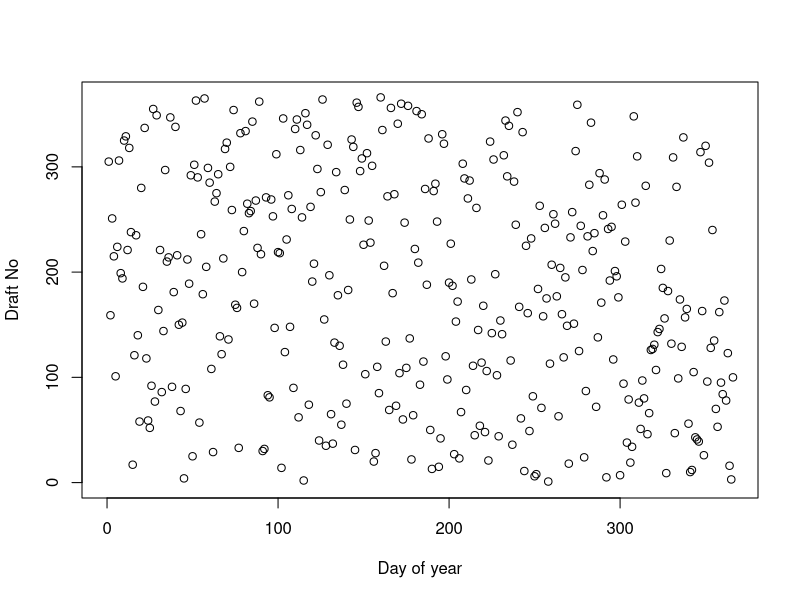
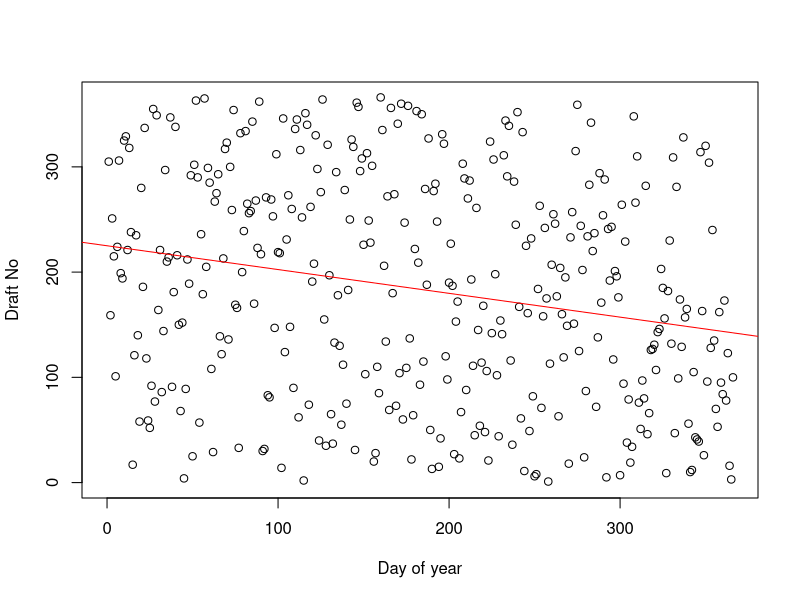
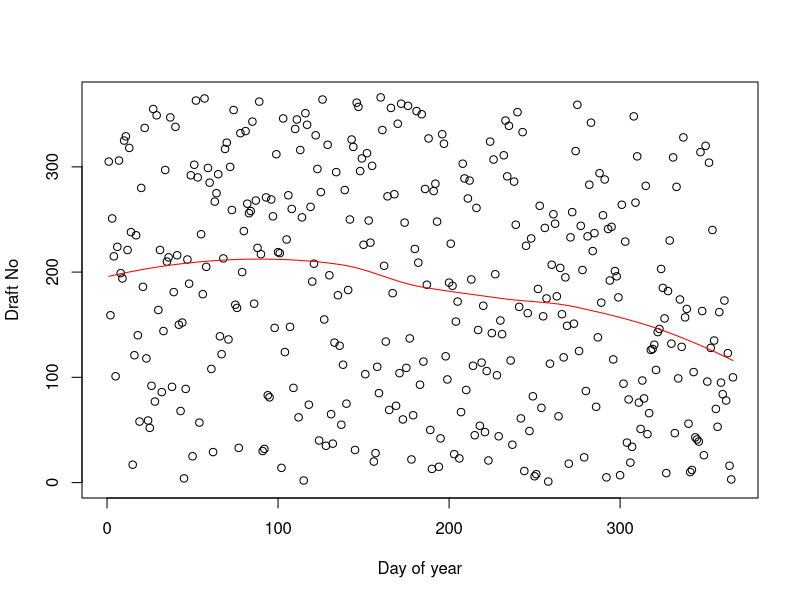
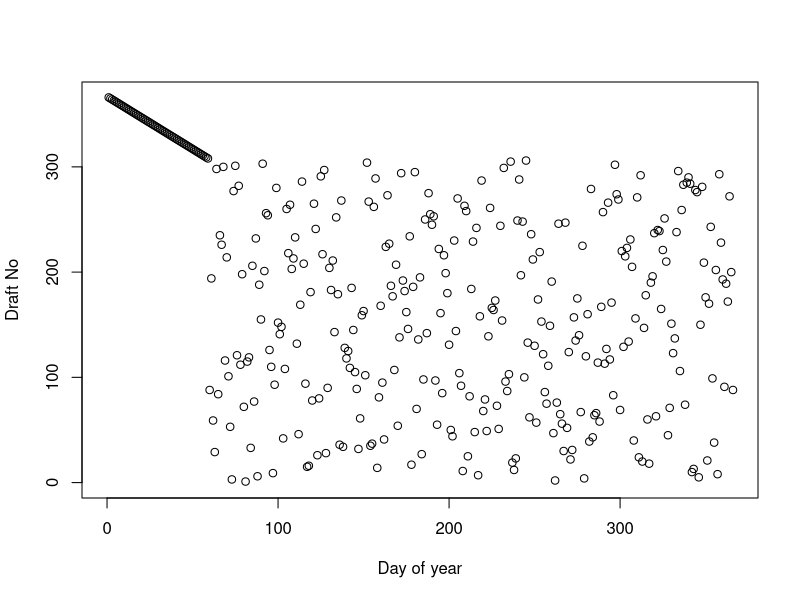
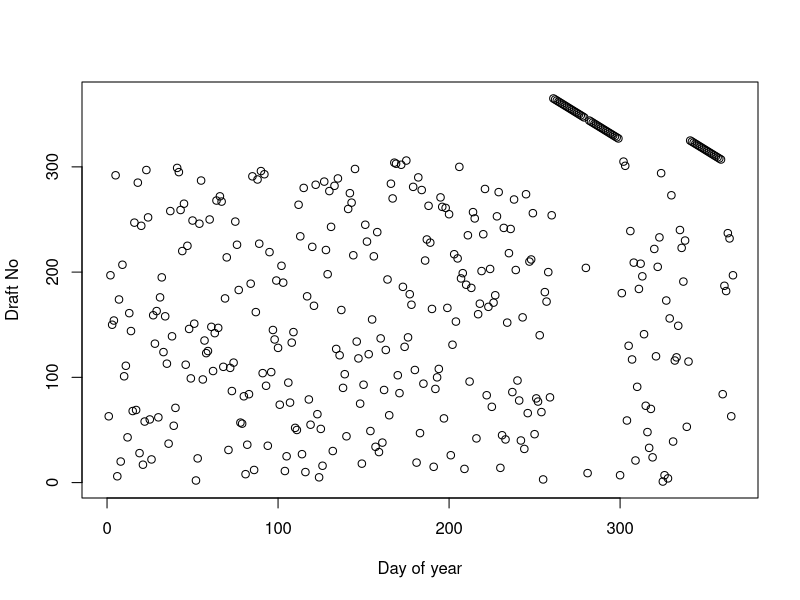

Generate these figures, in order, with R: (Note: a time limit stopped this script after it produced the figures.)
## ---- chunk 1
knitr::opts_chunk$set(echo = FALSE, cache = TRUE)
set.seed(1234)

## ---- chunk 2
#1.1
data=read.csv("lottery.csv", header = TRUE, sep = ";")
#summary(data)
plot(data$Day_of_year, data$Draft_No, xlim = c(0, 366), ylim = c(0, 366), xlab = "Day of year", ylab = "Draft No")
## ---- chunk 3
#1.2
model=lm(Draft_No ~ Day_of_year , data=data)
summary(model)
plot(data$Day_of_year, data$Draft_No, xlim = c(0, 366), ylim = c(0, 366), xlab = "Day of year", ylab = "Draft No")
abline(model, col="red")

model2=loess(Draft_No ~ Day_of_year , data=data)
summary(model2)
plot(data$Day_of_year, data$Draft_No, xlim = c(0, 366), ylim = c(0, 366), xlab = "Day of year", ylab = "Draft No")
lines(data$Day_of_year, model2$fitted, col="red")

## ---- chunk 4
#1.3
S = sum(abs(model2$fitted-mean(data$Draft_No)))
B=2000
S_boot=rep(NA, B)

for (b in 1:B){
  data_boot=data[sample(1:nrow(data), replace = TRUE),]
  model_boot=loess(Draft_No ~ Day_of_year , data=data_boot)
  S_boot[b]=sum(abs(model_boot$fitted-mean(data_boot$Draft_No)))
}
p_value=mean(S_boot>S)
cat("S: ", S, "\n")
cat("p-value: ", p_value, "\n")
## ---- chunk 5
#1.4
#Permutation test:

test_hyp=function(data){
  model=loess(Draft_No ~ Day_of_year , data=data)
  S=sum(abs(model$fitted-mean(data$Draft_No))) #1: T(X) value of statistic from observed data 
  B=2000
  S_boot=rep(NA, B)
  #generate B bootstrap samples without replacement
  for (b in 1:B){
    data_boot = data
    data_boot$Day_of_year = sample(data$Day_of_year, replace = FALSE) #without replacement
    model_boot=loess(Draft_No ~ Day_of_year , data=data_boot) #fitting the model
    #Evaluate test statistic on each permutation
    S_boot[b] = sum(abs(model_boot$fitted-mean(data_boot$Draft_No))) 
    
  }
  p_value=mean(S_boot>=S) #4: Estimate p–value: p^ = #{T(X_gb) >= T(X)}/B
  return(list(S=S, p_value=p_value))
}

test_hyp(data)
## ---- chunk 6
#1.5
#(a)
#i k consecutive dates,


data2 <- data

#Choose k, out of the 366, dates and assign them the end numbers of the lottery (i.e., they are not legible for the draw).
#===================
k <- 60
#===================
k_consecutive_dates <- function(k){
  data2$Draft_No[1:k]=seq(from = 366, to = 366-k+1) #Set the first K values to be the last to draft numbers
  data2$Draft_No[k:366] = sample(1:(366-k), size = 366-k, replace = FALSE) #Randomize the first 366-k values
  return(data2)
}
data2 <- k_consecutive_dates(k)

model2 <- loess(Draft_No ~ Day_of_year , data=data2)
plot(data2$Day_of_year, data2$Draft_No, xlim = c(0, 366), ylim = c(0, 366), xlab = "Day of year", ylab = "Draft No")


#===================================================================================================

#ii. as blocks (randomly scattered) of $\lfloor k/3 \rfloor$  consecutive dates (this is of course for $k >= 3$, and if k is not divisible by 3, then some blocks can be of length $ \lfloor k/3 \rfloor +1$).

data3 <- data

blocks_of_k3 <- function(k, data_to_copy){
  data_copy = data_to_copy
  #Problem: When sampling 3 different starting point for the chunks, we risk to have overlapping chunks
  #Solution: scale down the 0-(366-k/3) range by a factor of k/3, such that a chunk is one unit, then sample 3 points, and scale back up. 
  if (k %% 3 == 0){
    # 3 "short" blocks
    scale_factor <- ceiling(k/3)
    chunk_starts <- sample(0:((366-k/3)/scale_factor), size = 3, replace = FALSE)
    chunk_starts <- chunk_starts*scale_factor
    chunk_starts <- chunk_starts[order(chunk_starts)]
    #Chunk 1 - short
    data_copy$Draft_No[chunk_starts[1]:(chunk_starts[1]+k/3-1)] <- seq(from = 366, to = 366-k/3+1)
    #Chunk 2 - short
    data_copy$Draft_No[chunk_starts[2]:(chunk_starts[2]+k/3-1)] <- seq(from = 366-k/3, to = 366-2*k/3+1)
    #Chunk 3 - short
    data_copy$Draft_No[chunk_starts[3]:(chunk_starts[3]+k/3-1)] <- seq(from = 366-2*k/3, to = 366-3*k/3+1)
  
  }else if (k %% 3 == 1){
    # 1 "long" block and 2 "short" blocks
    scale_factor <- ceiling(k/3)
    chunk_starts <- sample(0:((366-k/3)/scale_factor), size = 3, replace = FALSE)
    chunk_starts <- chunk_starts*scale_factor
    chunk_starts <- chunk_starts[order(chunk_starts)]
    #Chunk 1 - long
    data_copy$Draft_No[chunk_starts[1]:(chunk_starts[1]+k/3)] <- seq(from = 366, to = 366-k/3)
    #Chunk 2 - short
    data_copy$Draft_No[chunk_starts[2]:(chunk_starts[2]+k/3-1)] <- seq(from = 366-k/3, to = 366-2*k/3+1)
    #Chunk 3 - short
    data_copy$Draft_No[chunk_starts[3]:(chunk_starts[3]+k/3-1)] <- seq(from = 366-2*k/3, to = 366-3*k/3+1)
    
  }else{
    # 2 "long" blocks and 1 "short" block
    scale_factor <- ceiling(k/3)
    chunk_starts <- sample(0:((366-k/3)/scale_factor), size = 3, replace = FALSE)
    chunk_starts <- chunk_starts*scale_factor
    chunk_starts <- chunk_starts[order(chunk_starts)]
    #Chunk 1 - long
    data_copy$Draft_No[chunk_starts[1]:(chunk_starts[1]+k/3)] <- seq(from = 366, to = 366-k/3)
    #Chunk 2 - long
    data_copy$Draft_No[chunk_starts[2]:(chunk_starts[2]+k/3)] <- seq(from = 366-k/3, to = 366-2*k/3)
    #Chunk 3 - short
    data_copy$Draft_No[chunk_starts[3]:(chunk_starts[3]+k/3-1)] <- seq(from = 366-2*k/3, to = 366-3*k/3+1)
  }
  #randomize the points outside of the chunks
  left_over_points <- c(1:chunk_starts[1],                       #Before first chunk
                        (chunk_starts[1]+k/3+1):chunk_starts[2], #Between first and second chunk
                        (chunk_starts[2]+k/3+1):chunk_starts[3], #Between second and third chunk
                        (chunk_starts[3]+k/3+1):366)             #After third chunk
  
  data_copy$Draft_No[left_over_points] <- sample(1:(366-k), size = 366-k, replace = FALSE)
  return(data_copy)
}

data3=blocks_of_k3(k, data)


model3=loess(Draft_No ~ Day_of_year , data=data3)
plot(data3$Day_of_year, data3$Draft_No, xlim = c(0, 366), ylim = c(0, 366), xlab = "Day of year", ylab = "Draft No")
## ---- chunk 7
#(b)

#test_hyp(data2)

#test_hyp(data3)

## ---- chunk 8
#==== Consecutive dates ====
p_vals = c()
Ss = c()
k_max = 100
for (k in 3:k_max){
  #cat(k, "\r")
  data2=k_consecutive_dates(k)
  res = test_hyp(data2)
  p_vals[k] = res$p_value
  Ss[k] = res$S
}

plot(3:k_max, p_vals[3:k_max], xlab = "k", ylab = "p-value", main = "p-value vs k")
abline(h = 0.05, col = "red")


#==== dates by chunks ====
p_vals_chunk = c()
Ss_chunk = c()

for (k in 3:k_max){
  #cat(k, "\r")
  data3=blocks_of_k3(k, data)
  res = test_hyp(data3)
  p_vals_chunk[k] = res$p_value
  Ss_chunk[k] = res$S
}

plot(3:k_max, p_vals_chunk[3:k_max], xlab = "k", ylab = "p-value", main = "p-value vs k")
abline(h = 0.05, col = "red")

## ---- chunk 9
data <- read.csv("prices1.csv", sep=";")

## 1)

price <- data$Price
sqft <- data$SqFt

plot(sqft, price)
fit1 <- lm(Price ~ SqFt, data)
lines(sqft, fit1$fitted.values, col="darkred", type="l", lwd=1)
## ---- chunk 10
## 2)

fit2 <- function(c, data){
  data$new <- rep(0,110)
  for (i in 1:nrow(data)){
    if (data[i,2] > c) data[i,5] <- data[i,2] - c
  }
  lm2 <- lm(Price ~ SqFt + new, data=data)
  sum(lm2$residuals^2)
}

RSS_opt <- optim(2000, fit2, data=data, method="Brent", lower=0, upper=4500)
c2 <- RSS_opt$par # new c parameter found with optimizer
RSS_opt$value

data$new <- rep(0,110)
for (i in 1:nrow(data)){
  if (data[i,2] > c2) data[i,5] <- data[i,2] - c2
}
lm3 <- lm(Price ~ SqFt + new, data=data)
sum(lm3$residuals^2) # better RSS
## ---- chunk 11
## 3)
library(boot)

c_values <- c()

for (i in 1:2E4){
  #if (i%%500==0) cat(i, "\r")
  id <- sample(1:110, 110, replace = TRUE)
  data_boot <- data[id,]
  c_optimizer <- optim(2000, fit2, data=data_boot, method="Brent", lower=0, upper=4000)   
  c_values <<- c(c_values, c_optimizer$par)
}

hist(c_values)
2 * RSS_opt$par - sum(c_values) / 2E4            # bootstrap bias-correction
sum((c_values - mean(c_values))^2) / (2E4 - 1)     # bootstrap variance of c

opt_boot <- function(data, id){
  data_boot2 <- data[id,]
  c_optimizer2 <- optim(2000, fit2, data= data_boot2, method = "Brent", lower = 0, upper = 4000)   
  c_optimizer2$par
}

boot_fun <- boot(data=data, opt_boot, R=2E4)
plot(boot_fun)

c_1 <- boot_fun$t         # c value considering bootstrap sample
c_2 <- boot_fun$t0        # c value considering whole dataset

boot.ci(boot_fun)         # confidence intervals
## ---- chunk 12
## 4)
jack_c <- c()  # jackknife c values

# new function for the jackknife with 109 rows instead of 110
fit3 <- function(c, data){
  data$new <- rep(0,109)
  for (i in 1:nrow(data)){
    if (data[i,2] > c) data[i,5] <- data[i,2] - c
  }
  lm2 <- lm(Price ~ SqFt + new, data=data)
  sum(lm2$residuals^2)
}

for (i in 1:110){
  # id <- sample(1:110, 110, replace = TRUE)
  # data_boot3 <- data[id,]
  data_jack <- data[-i,]
  c_optimizer <- optim(2000, fit3, data=data_jack, method = "Brent", lower = 0, upper = 4000)   
  jack_c <<- c(jack_c, c_optimizer$par)
}

n <- nrow(data)
sum((n*c_2 - (n-1)*(jack_c) - sum(jack_c)/n) ^2) / (n*(n-1)) #jackknife var
sum((c_values - mean(c_values))^2) / (2E4-1)     # bootstrap variance of c
## ---- chunk 13
## 5)
boot.ci(boot_fun)
